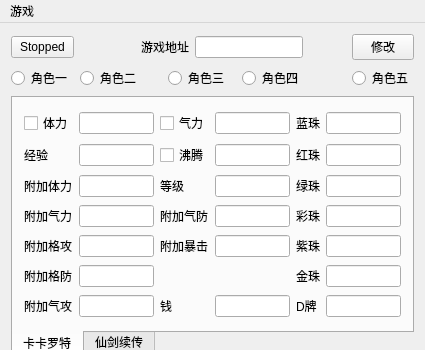
<?xml version="1.0" encoding="UTF-8"?>
<ui version="4.0">
 <class>MemoryModifierClass</class>
 <widget class="QMainWindow" name="MemoryModifierClass">
  <property name="geometry">
   <rect>
    <x>0</x>
    <y>0</y>
    <width>425</width>
    <height>350</height>
   </rect>
  </property>
  <property name="minimumSize">
   <size>
    <width>390</width>
    <height>350</height>
   </size>
  </property>
  <property name="windowTitle">
   <string>MemoryModifier</string>
  </property>
  <property name="windowIcon">
   <iconset>
    <normaloff>icon.ico</normaloff>icon.ico</iconset>
  </property>
  <widget class="QWidget" name="centralWidget">
   <layout class="QGridLayout" name="gridLayout_3">
    <item row="2" column="0" colspan="8">
     <widget class="QTabWidget" name="gameTabWidget">
      <property name="minimumSize">
       <size>
        <width>350</width>
        <height>260</height>
       </size>
      </property>
      <property name="tabPosition">
       <enum>QTabWidget::South</enum>
      </property>
      <property name="currentIndex">
       <number>0</number>
      </property>
      <widget class="QWidget" name="KAKAROT">
       <attribute name="title">
        <string>卡卡罗特</string>
       </attribute>
       <layout class="QGridLayout" name="gridLayout_6">
        <item row="0" column="0">
         <widget class="QCheckBox" name="healthATCheckBox">
          <property name="text">
           <string>体力</string>
          </property>
          <property name="checked">
           <bool>false</bool>
          </property>
         </widget>
        </item>
        <item row="0" column="1">
         <widget class="QLineEdit" name="healthATLineEdit"/>
        </item>
        <item row="0" column="2">
         <widget class="QCheckBox" name="qiATCheckBox">
          <property name="text">
           <string>气力</string>
          </property>
         </widget>
        </item>
        <item row="0" column="3">
         <widget class="QLineEdit" name="qiATLineEdit">
          <property name="text">
           <string/>
          </property>
         </widget>
        </item>
        <item row="0" column="4">
         <widget class="QLabel" name="label_41">
          <property name="text">
           <string>蓝珠</string>
          </property>
         </widget>
        </item>
        <item row="0" column="5">
         <widget class="QLineEdit" name="blueATLineEdit"/>
        </item>
        <item row="1" column="0">
         <widget class="QLabel" name="label_37">
          <property name="text">
           <string>经验</string>
          </property>
         </widget>
        </item>
        <item row="1" column="1">
         <widget class="QLineEdit" name="experienceATLineEdit"/>
        </item>
        <item row="1" column="2">
         <widget class="QCheckBox" name="angryATCheckBox">
          <property name="text">
           <string>沸腾</string>
          </property>
         </widget>
        </item>
        <item row="1" column="3">
         <widget class="QLineEdit" name="angryATLineEdit">
          <property name="text">
           <string/>
          </property>
         </widget>
        </item>
        <item row="1" column="4">
         <widget class="QLabel" name="label_40">
          <property name="text">
           <string>红珠</string>
          </property>
         </widget>
        </item>
        <item row="1" column="5">
         <widget class="QLineEdit" name="redATLineEdit"/>
        </item>
        <item row="2" column="0">
         <widget class="QLabel" name="label">
          <property name="text">
           <string>附加体力</string>
          </property>
         </widget>
        </item>
        <item row="2" column="1">
         <widget class="QLineEdit" name="addHealthATLineEdit"/>
        </item>
        <item row="2" column="2">
         <widget class="QLabel" name="label_36">
          <property name="text">
           <string>等级</string>
          </property>
         </widget>
        </item>
        <item row="2" column="3">
         <widget class="QLineEdit" name="gradeATLineEdit"/>
        </item>
        <item row="2" column="4">
         <widget class="QLabel" name="label_82">
          <property name="text">
           <string>绿珠</string>
          </property>
         </widget>
        </item>
        <item row="2" column="5">
         <widget class="QLineEdit" name="greenATLineEdit"/>
        </item>
        <item row="3" column="0">
         <widget class="QLabel" name="label_28">
          <property name="text">
           <string>附加气力</string>
          </property>
         </widget>
        </item>
        <item row="3" column="1">
         <widget class="QLineEdit" name="addQiATLineEdit"/>
        </item>
        <item row="3" column="2">
         <widget class="QLabel" name="label_34">
          <property name="text">
           <string>附加气防</string>
          </property>
         </widget>
        </item>
        <item row="3" column="3">
         <widget class="QLineEdit" name="addQDefenseATLineEdit"/>
        </item>
        <item row="3" column="4">
         <widget class="QLabel" name="label_83">
          <property name="text">
           <string>彩珠</string>
          </property>
         </widget>
        </item>
        <item row="3" column="5">
         <widget class="QLineEdit" name="coloursATLineEdit"/>
        </item>
        <item row="4" column="0">
         <widget class="QLabel" name="label_31">
          <property name="text">
           <string>附加格攻</string>
          </property>
         </widget>
        </item>
        <item row="4" column="1">
         <widget class="QLineEdit" name="addGATKATLineEdit"/>
        </item>
        <item row="4" column="2">
         <widget class="QLabel" name="label_35">
          <property name="text">
           <string>附加暴击</string>
          </property>
         </widget>
        </item>
        <item row="4" column="3">
         <widget class="QLineEdit" name="criticalATLineEdit"/>
        </item>
        <item row="4" column="4">
         <widget class="QLabel" name="label_84">
          <property name="text">
           <string>紫珠</string>
          </property>
         </widget>
        </item>
        <item row="4" column="5">
         <widget class="QLineEdit" name="purpleATLineEdit"/>
        </item>
        <item row="5" column="0">
         <widget class="QLabel" name="label_32">
          <property name="text">
           <string>附加格防</string>
          </property>
         </widget>
        </item>
        <item row="5" column="1">
         <widget class="QLineEdit" name="addGDefenseATLineEdit"/>
        </item>
        <item row="5" column="4">
         <widget class="QLabel" name="label_85">
          <property name="text">
           <string>金珠</string>
          </property>
         </widget>
        </item>
        <item row="5" column="5">
         <widget class="QLineEdit" name="goldATLineEdit"/>
        </item>
        <item row="6" column="0">
         <widget class="QLabel" name="label_33">
          <property name="text">
           <string>附加气攻</string>
          </property>
         </widget>
        </item>
        <item row="6" column="1">
         <widget class="QLineEdit" name="addQATKATLineEdit"/>
        </item>
        <item row="6" column="2">
         <widget class="QLabel" name="label_86">
          <property name="text">
           <string>钱</string>
          </property>
         </widget>
        </item>
        <item row="6" column="3">
         <widget class="QLineEdit" name="moneyATLineEdit"/>
        </item>
        <item row="6" column="4">
         <widget class="QLabel" name="label_87">
          <property name="text">
           <string>D牌</string>
          </property>
         </widget>
        </item>
        <item row="6" column="5">
         <widget class="QLineEdit" name="zATLineEdit"/>
        </item>
       </layout>
      </widget>
      <widget class="QWidget" name="XJQXZXZ">
       <attribute name="title">
        <string>仙剑续传</string>
       </attribute>
       <layout class="QGridLayout" name="gridLayout_2">
        <item row="0" column="0">
         <layout class="QGridLayout" name="gridLayout">
          <item row="0" column="0" colspan="2">
           <widget class="QLabel" name="label_2">
            <property name="text">
             <string>经验地址</string>
            </property>
           </widget>
          </item>
          <item row="0" column="2" colspan="3">
           <widget class="QLineEdit" name="experienceAddressLineEdit"/>
          </item>
          <item row="0" column="5">
           <widget class="QLabel" name="label_25">
            <property name="text">
             <string>精地址</string>
            </property>
           </widget>
          </item>
          <item row="0" column="6" colspan="2">
           <widget class="QLineEdit" name="currentHealthAddressLineEdit"/>
          </item>
          <item row="0" column="8" colspan="2">
           <widget class="QLabel" name="label_26">
            <property name="text">
             <string>神地址</string>
            </property>
           </widget>
          </item>
          <item row="0" column="10">
           <widget class="QLineEdit" name="currentSpiritAddressLineEdit"/>
          </item>
          <item row="1" column="0">
           <widget class="QLabel" name="label_3">
            <property name="text">
             <string>精</string>
            </property>
           </widget>
          </item>
          <item row="1" column="1" colspan="2">
           <widget class="QLineEdit" name="currentHealthLineEdit"/>
          </item>
          <item row="1" column="3">
           <widget class="QLabel" name="label_8">
            <property name="text">
             <string>/</string>
            </property>
           </widget>
          </item>
          <item row="1" column="4" colspan="2">
           <widget class="QLineEdit" name="maximumHealthLineEdit"/>
          </item>
          <item row="1" column="6">
           <widget class="QLabel" name="label_4">
            <property name="text">
             <string>神</string>
            </property>
           </widget>
          </item>
          <item row="1" column="7" colspan="2">
           <widget class="QLineEdit" name="currentSpiritLineEdit"/>
          </item>
          <item row="1" column="9">
           <widget class="QLabel" name="label_9">
            <property name="text">
             <string>/</string>
            </property>
           </widget>
          </item>
          <item row="1" column="10">
           <widget class="QLineEdit" name="maximumSpiritLineEdit"/>
          </item>
          <item row="2" column="0">
           <widget class="QLabel" name="label_5">
            <property name="text">
             <string>气</string>
            </property>
           </widget>
          </item>
          <item row="2" column="1" colspan="2">
           <widget class="QLineEdit" name="currentQiLineEdit"/>
          </item>
          <item row="2" column="3">
           <widget class="QLabel" name="label_10">
            <property name="text">
             <string>/</string>
            </property>
           </widget>
          </item>
          <item row="2" column="4" colspan="2">
           <widget class="QLineEdit" name="maximumQiLineEdit"/>
          </item>
          <item row="2" column="6" colspan="3">
           <spacer name="horizontalSpacer_4">
            <property name="orientation">
             <enum>Qt::Horizontal</enum>
            </property>
            <property name="sizeHint" stdset="0">
             <size>
              <width>48</width>
              <height>17</height>
             </size>
            </property>
           </spacer>
          </item>
          <item row="2" column="9">
           <widget class="QLabel" name="label_30">
            <property name="text">
             <string>经验</string>
            </property>
           </widget>
          </item>
          <item row="2" column="10">
           <widget class="QLineEdit" name="experienceLineEdit"/>
          </item>
          <item row="3" column="0">
           <widget class="QLabel" name="label_19">
            <property name="text">
             <string>手</string>
            </property>
           </widget>
          </item>
          <item row="3" column="1" colspan="2">
           <widget class="QLineEdit" name="handLineEdit">
            <property name="text">
             <string/>
            </property>
           </widget>
          </item>
          <item row="3" column="3">
           <widget class="QLabel" name="label_11">
            <property name="text">
             <string>攻</string>
            </property>
           </widget>
          </item>
          <item row="3" column="4" colspan="2">
           <widget class="QLineEdit" name="attackLineEdit"/>
          </item>
          <item row="3" column="6">
           <widget class="QLabel" name="label_14">
            <property name="text">
             <string>雷</string>
            </property>
           </widget>
          </item>
          <item row="3" column="7" colspan="2">
           <widget class="QLineEdit" name="thunderLineEdit"/>
          </item>
          <item row="3" column="9">
           <widget class="QLabel" name="label_29">
            <property name="text">
             <string>等级</string>
            </property>
           </widget>
          </item>
          <item row="3" column="10">
           <widget class="QLineEdit" name="currentGradeLineEdit"/>
          </item>
          <item row="4" column="0">
           <widget class="QLabel" name="label_22">
            <property name="text">
             <string>头</string>
            </property>
           </widget>
          </item>
          <item row="4" column="1" colspan="2">
           <widget class="QLineEdit" name="headLineEdit">
            <property name="text">
             <string/>
            </property>
           </widget>
          </item>
          <item row="4" column="3">
           <widget class="QLabel" name="label_6">
            <property name="text">
             <string>防</string>
            </property>
           </widget>
          </item>
          <item row="4" column="4" colspan="2">
           <widget class="QLineEdit" name="defenseLineEdit"/>
          </item>
          <item row="4" column="6">
           <widget class="QLabel" name="label_17">
            <property name="text">
             <string>风</string>
            </property>
           </widget>
          </item>
          <item row="4" column="7" colspan="2">
           <widget class="QLineEdit" name="windLineEdit"/>
          </item>
          <item row="4" column="9">
           <widget class="QLabel" name="label_27">
            <property name="text">
             <string>阴</string>
            </property>
           </widget>
          </item>
          <item row="4" column="10">
           <widget class="QLineEdit" name="shadeLineEdit"/>
          </item>
          <item row="5" column="0">
           <widget class="QLabel" name="label_21">
            <property name="text">
             <string>身</string>
            </property>
           </widget>
          </item>
          <item row="5" column="1" colspan="2">
           <widget class="QLineEdit" name="bodyLineEdit">
            <property name="text">
             <string/>
            </property>
           </widget>
          </item>
          <item row="5" column="3">
           <widget class="QLabel" name="label_7">
            <property name="text">
             <string>灵</string>
            </property>
           </widget>
          </item>
          <item row="5" column="4" colspan="2">
           <widget class="QLineEdit" name="spiritualLineEdit"/>
          </item>
          <item row="5" column="6">
           <widget class="QLabel" name="label_16">
            <property name="text">
             <string>水</string>
            </property>
           </widget>
          </item>
          <item row="5" column="7" colspan="2">
           <widget class="QLineEdit" name="waterLineEdit"/>
          </item>
          <item row="5" column="9">
           <widget class="QLabel" name="label_24">
            <property name="text">
             <string>阳</string>
            </property>
           </widget>
          </item>
          <item row="5" column="10">
           <widget class="QLineEdit" name="sunLineEdit"/>
          </item>
          <item row="6" column="0">
           <widget class="QLabel" name="label_20">
            <property name="text">
             <string>脚</string>
            </property>
           </widget>
          </item>
          <item row="6" column="1" colspan="2">
           <widget class="QLineEdit" name="footLineEdit">
            <property name="text">
             <string/>
            </property>
           </widget>
          </item>
          <item row="6" column="3">
           <widget class="QLabel" name="label_12">
            <property name="text">
             <string>速</string>
            </property>
           </widget>
          </item>
          <item row="6" column="4" colspan="2">
           <widget class="QLineEdit" name="speedLineEdit"/>
          </item>
          <item row="6" column="6">
           <widget class="QLabel" name="label_15">
            <property name="text">
             <string>火</string>
            </property>
           </widget>
          </item>
          <item row="6" column="7" colspan="2">
           <widget class="QLineEdit" name="fireLineEdit"/>
          </item>
          <item row="6" column="9" rowspan="2" colspan="2">
           <spacer name="horizontalSpacer_3">
            <property name="orientation">
             <enum>Qt::Horizontal</enum>
            </property>
            <property name="sizeHint" stdset="0">
             <size>
              <width>118</width>
              <height>17</height>
             </size>
            </property>
           </spacer>
          </item>
          <item row="7" column="0">
           <widget class="QLabel" name="label_23">
            <property name="text">
             <string>饰</string>
            </property>
           </widget>
          </item>
          <item row="7" column="1" colspan="2">
           <widget class="QLineEdit" name="accessorieLineEdit">
            <property name="text">
             <string/>
            </property>
           </widget>
          </item>
          <item row="7" column="3">
           <widget class="QLabel" name="label_13">
            <property name="text">
             <string>运</string>
            </property>
           </widget>
          </item>
          <item row="7" column="4" colspan="2">
           <widget class="QLineEdit" name="luckLineEdit"/>
          </item>
          <item row="7" column="6">
           <widget class="QLabel" name="label_18">
            <property name="text">
             <string>土</string>
            </property>
           </widget>
          </item>
          <item row="7" column="7" colspan="2">
           <widget class="QLineEdit" name="earthLineEdit"/>
          </item>
         </layout>
        </item>
       </layout>
      </widget>
     </widget>
    </item>
    <item row="0" column="4" colspan="2">
     <widget class="QLineEdit" name="gameAddressATLineEdit"/>
    </item>
    <item row="1" column="0">
     <widget class="QRadioButton" name="role1RadioButton">
      <property name="text">
       <string>角色一</string>
      </property>
     </widget>
    </item>
    <item row="1" column="7">
     <widget class="QRadioButton" name="role5RadioButton">
      <property name="text">
       <string>角色五</string>
      </property>
     </widget>
    </item>
    <item row="0" column="1">
     <spacer name="horizontalSpacer_2">
      <property name="orientation">
       <enum>Qt::Horizontal</enum>
      </property>
      <property name="sizeHint" stdset="0">
       <size>
        <width>50</width>
        <height>20</height>
       </size>
      </property>
     </spacer>
    </item>
    <item row="1" column="3" colspan="2">
     <widget class="QRadioButton" name="role3RadioButton">
      <property name="text">
       <string>角色三</string>
      </property>
     </widget>
    </item>
    <item row="1" column="1" colspan="2">
     <widget class="QRadioButton" name="role2RadioButton">
      <property name="text">
       <string>角色二</string>
      </property>
     </widget>
    </item>
    <item row="0" column="7">
     <widget class="QPushButton" name="modifyPushButton">
      <property name="text">
       <string>修改</string>
      </property>
     </widget>
    </item>
    <item row="0" column="6">
     <spacer name="horizontalSpacer">
      <property name="orientation">
       <enum>Qt::Horizontal</enum>
      </property>
      <property name="sizeHint" stdset="0">
       <size>
        <width>8</width>
        <height>20</height>
       </size>
      </property>
     </spacer>
    </item>
    <item row="0" column="0">
     <widget class="QPushButton" name="processGamePushButton">
      <property name="enabled">
       <bool>true</bool>
      </property>
      <property name="text">
       <string>Stopped</string>
      </property>
      <property name="checkable">
       <bool>true</bool>
      </property>
      <property name="checked">
       <bool>false</bool>
      </property>
     </widget>
    </item>
    <item row="0" column="2" colspan="2">
     <widget class="QLabel" name="label_38">
      <property name="text">
       <string>游戏地址</string>
      </property>
     </widget>
    </item>
    <item row="1" column="5">
     <widget class="QRadioButton" name="role4RadioButton">
      <property name="text">
       <string>角色四</string>
      </property>
     </widget>
    </item>
   </layout>
   <zorder>modifyPushButton</zorder>
   <zorder>role5RadioButton</zorder>
   <zorder>role2RadioButton</zorder>
   <zorder>role3RadioButton</zorder>
   <zorder>role1RadioButton</zorder>
   <zorder>role4RadioButton</zorder>
   <zorder>processGamePushButton</zorder>
   <zorder>gameAddressATLineEdit</zorder>
   <zorder>label_38</zorder>
   <zorder>horizontalSpacer</zorder>
   <zorder>horizontalSpacer_2</zorder>
   <zorder>gameTabWidget</zorder>
  </widget>
  <widget class="QMenuBar" name="menuBar">
   <property name="geometry">
    <rect>
     <x>0</x>
     <y>0</y>
     <width>425</width>
     <height>23</height>
    </rect>
   </property>
   <widget class="QMenu" name="menu">
    <property name="title">
     <string>游戏</string>
    </property>
    <addaction name="actionRPG_RT_exe"/>
   </widget>
   <addaction name="menu"/>
  </widget>
  <action name="actionRPG_RT_exe">
   <property name="text">
    <string>RPG_RT.exe</string>
   </property>
  </action>
 </widget>
 <layoutdefault spacing="6" margin="11"/>
 <resources/>
 <connections/>
</ui>
